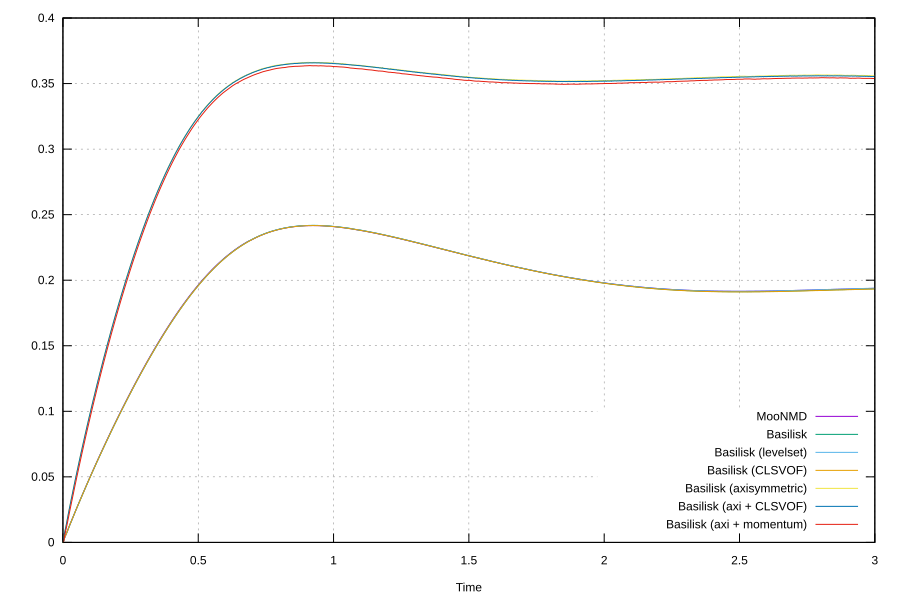

Write the gnuplot code that produced this figure.
set terminal svg enhanced size 900,600
set output 'rising_case1_velocity.svg'
set grid
set xlabel 'Time'
set key bottom right
plot [0:3][0:]'../../basilisk/src/test/c1g3l4.txt' u 1:5 w l t 'MooNMD', \
              '../rising_official_20260709/rising/out' u 1:5 w l t 'Basilisk', \
              '../rising_official_20260709/rising-levelset/out' u 1:5 w l t 'Basilisk (levelset)', \
              '../rising_official_20260709/rising-clsvof/out' u 1:5 w l t 'Basilisk (CLSVOF)',     \
              '../rising_official_20260709/rising-axi/out' u 1:5 w l t 'Basilisk (axisymmetric)',  \
              '../rising_official_20260709/rising-axi-clsvof/out' u 1:5 w l t 'Basilisk (axi + CLSVOF)',  \
              '../rising_official_20260709/rising-axi-momentum/out' u 1:5 w l t 'Basilisk (axi + momentum)'
